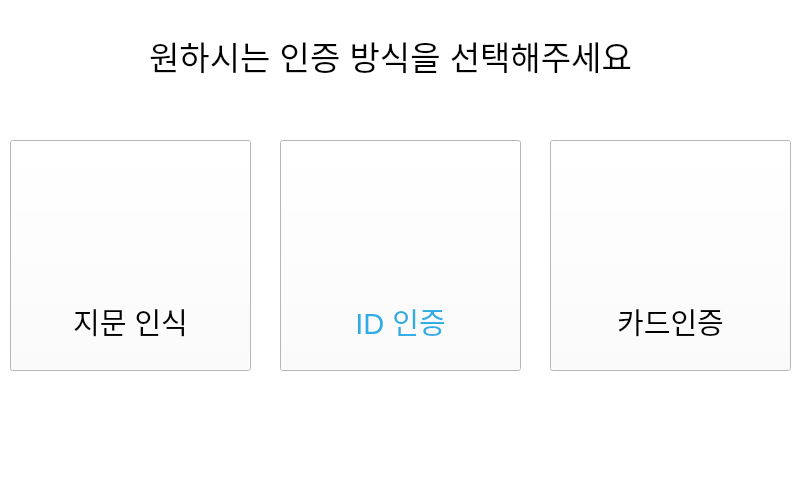
<?xml version="1.0" encoding="UTF-8"?>
<ui version="4.0">
 <class>page_login</class>
 <widget class="QWidget" name="page_login">
  <property name="geometry">
   <rect>
    <x>0</x>
    <y>0</y>
    <width>800</width>
    <height>480</height>
   </rect>
  </property>
  <property name="windowTitle">
   <string>Form</string>
  </property>
  <property name="styleSheet">
   <string notr="true">background-color: rgb(255, 255, 255);</string>
  </property>
  <widget class="QPushButton" name="btn_manager">
   <property name="geometry">
    <rect>
     <x>700</x>
     <y>680</y>
     <width>111</width>
     <height>61</height>
    </rect>
   </property>
   <property name="text">
    <string>관리자모드</string>
   </property>
  </widget>
  <widget class="QPushButton" name="btn_fingerAssign">
   <property name="enabled">
    <bool>true</bool>
   </property>
   <property name="geometry">
    <rect>
     <x>10</x>
     <y>140</y>
     <width>241</width>
     <height>231</height>
    </rect>
   </property>
   <property name="font">
    <font>
     <pointsize>22</pointsize>
    </font>
   </property>
   <property name="focusPolicy">
    <enum>Qt::NoFocus</enum>
   </property>
   <property name="styleSheet">
    <string notr="true">border-image: url(:/image/지문인식.png);

</string>
   </property>
   <property name="text">
    <string>



지문 인식</string>
   </property>
  </widget>
  <widget class="QPushButton" name="btn_IDAssign">
   <property name="geometry">
    <rect>
     <x>280</x>
     <y>140</y>
     <width>241</width>
     <height>231</height>
    </rect>
   </property>
   <property name="font">
    <font>
     <pointsize>22</pointsize>
     <weight>50</weight>
     <bold>false</bold>
    </font>
   </property>
   <property name="focusPolicy">
    <enum>Qt::NoFocus</enum>
   </property>
   <property name="styleSheet">
    <string notr="true">border-image: url(:/image/아이디.png);
color: rgb(47, 172, 228);

</string>
   </property>
   <property name="text">
    <string>



ID 인증</string>
   </property>
  </widget>
  <widget class="QLabel" name="label_5">
   <property name="geometry">
    <rect>
     <x>70</x>
     <y>30</y>
     <width>641</width>
     <height>51</height>
    </rect>
   </property>
   <property name="font">
    <font>
     <pointsize>25</pointsize>
    </font>
   </property>
   <property name="text">
    <string>원하시는 인증 방식을 선택해주세요</string>
   </property>
   <property name="alignment">
    <set>Qt::AlignCenter</set>
   </property>
  </widget>
  <widget class="QLabel" name="label_8">
   <property name="geometry">
    <rect>
     <x>900</x>
     <y>360</y>
     <width>241</width>
     <height>51</height>
    </rect>
   </property>
   <property name="font">
    <font>
     <pointsize>30</pointsize>
    </font>
   </property>
   <property name="text">
    <string>계약 검색</string>
   </property>
   <property name="alignment">
    <set>Qt::AlignCenter</set>
   </property>
  </widget>
  <widget class="QPushButton" name="btn_back">
   <property name="geometry">
    <rect>
     <x>10</x>
     <y>510</y>
     <width>121</width>
     <height>61</height>
    </rect>
   </property>
   <property name="styleSheet">
    <string notr="true">border-image: url(:/image/B2.png);</string>
   </property>
   <property name="text">
    <string>BACK</string>
   </property>
  </widget>
  <widget class="QPushButton" name="btn_CardAssign">
   <property name="geometry">
    <rect>
     <x>550</x>
     <y>140</y>
     <width>241</width>
     <height>231</height>
    </rect>
   </property>
   <property name="font">
    <font>
     <pointsize>22</pointsize>
     <weight>50</weight>
     <bold>false</bold>
    </font>
   </property>
   <property name="focusPolicy">
    <enum>Qt::NoFocus</enum>
   </property>
   <property name="styleSheet">
    <string notr="true">border-image: url(:/image/NFC아이콘.png);
</string>
   </property>
   <property name="text">
    <string>



카드인증</string>
   </property>
  </widget>
  <widget class="QPushButton" name="pushButton">
   <property name="geometry">
    <rect>
     <x>200</x>
     <y>580</y>
     <width>211</width>
     <height>51</height>
    </rect>
   </property>
   <property name="text">
    <string>TEST</string>
   </property>
  </widget>
 </widget>
 <resources/>
 <connections/>
</ui>
